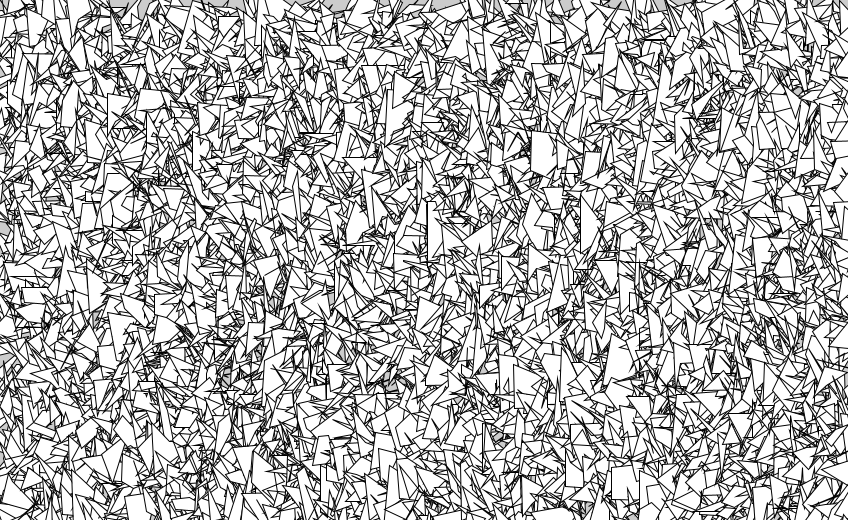
Frame 1 (no input)
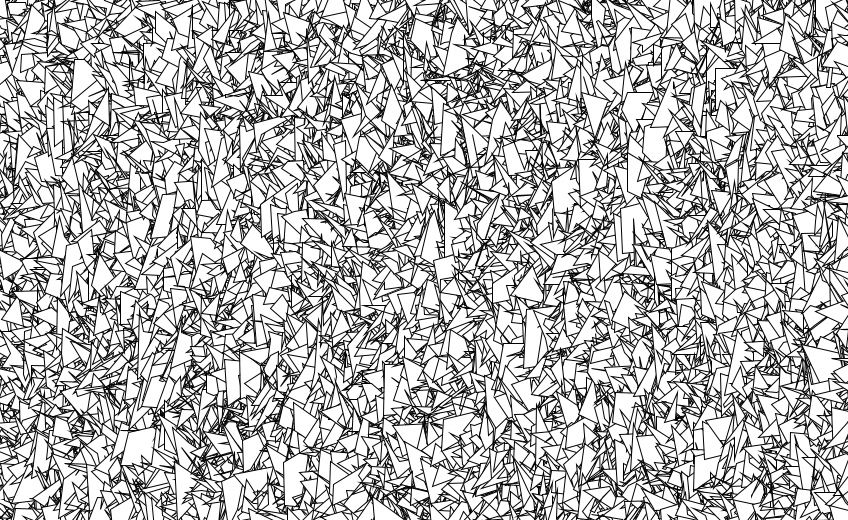
Frame 60 (the mouse pressed at the canvas centre just before this capture)
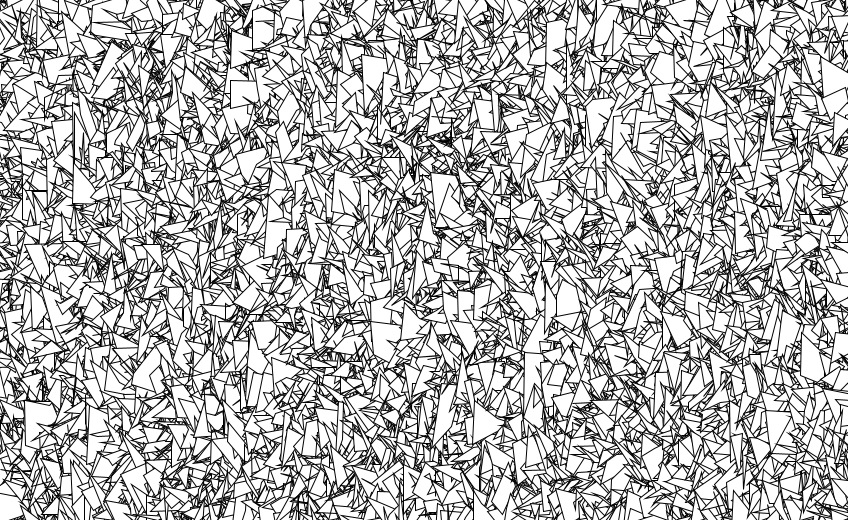
Frame 120 (the mouse held since frame 60 and released just before this capture)

The Processing sketch that drew these frames (run headless with seeded random() and noise(); from frame 60 on, the mouse is pressed at the canvas centre):

// Processing sketch: processing_67981
// ── processing_67981.pde

///// Chaos
///// 23.08.12

void setup(){
    size(848,520); 
    smooth();
    }
    
void draw(){
    updateMe();
    }
    
void updateMe(){
  for(int x=0; x<width; x+=10)
    for(int y= 0; y<height; y+=10){ 
      beginShape();
      vertex(x+random(-20.,30.),y+random(-20.,30.)); 
      vertex(x+random(-20.,30.)+10, y+random(-20.,30.));
      vertex(x+random(-20.,30.)+10, y+random(-20.,30.)+20); 
      vertex(x+random(-20.,30.), y+random(-20.,30.)+20); 
      endShape(CLOSE);
  }
}
